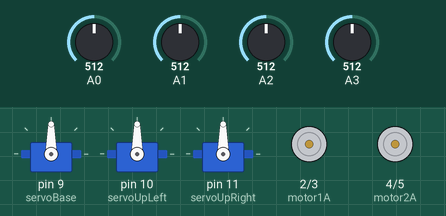
This sketch was run on a simulated Arduino Uno, built with avr-gcc and run on an emulated ATmega328P. Parts: 3 × servo, motor-driver pin pairs drawn as motors (green arrow = first pin HIGH = forward, orange = second pin HIGH = backward, longer = more drive). The test bench sets the inputs (shaded band); at power-on: A0 = 512, A1 = 512, A2 = 512, A3 = 512.

Above: at 1.2 s.
1.3 s: A0 set to 580
At 2.5 s:
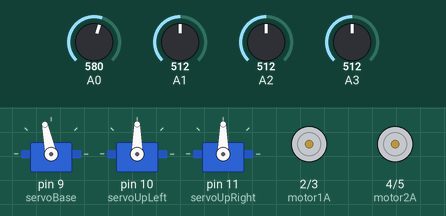
2.8 s: A1 set to 580
At 3.2 s:
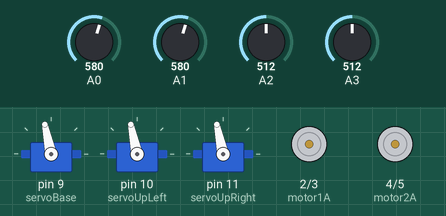
4.3 s: A2 set to 580
At 5.5 s:
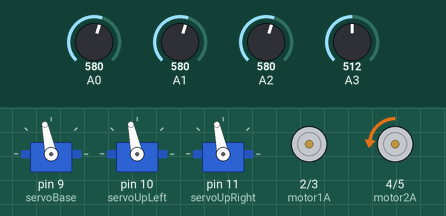
5.8 s: A3 set to 580
At 7.0 s:
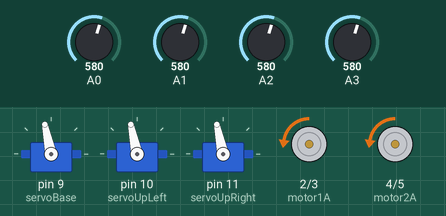
7.3 s: A0 set to 560
At 8.2 s:
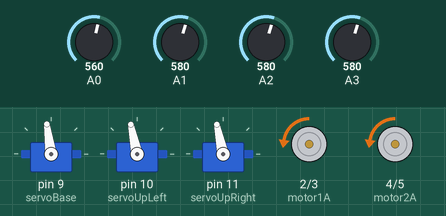
8.8 s: A1 set to 560
At 9.9 s:
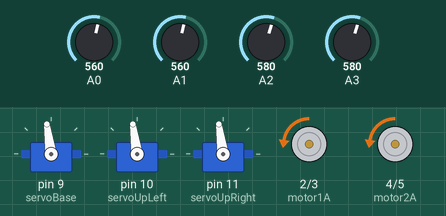
Timing chart, 0 to 11.3 s (numbered marks = the images above; inputs shaded):
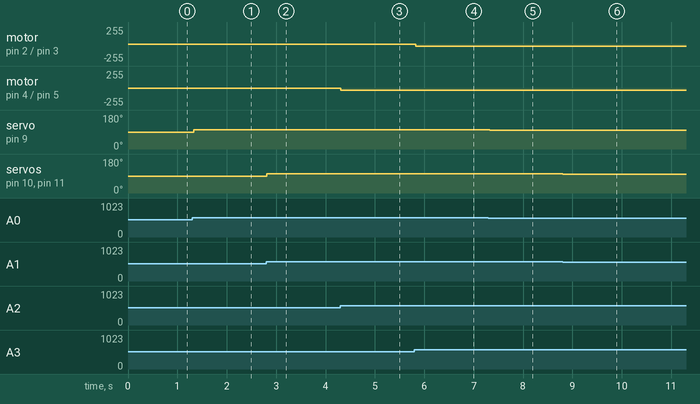

Measured:
- after the input at 1.3 s, servo on pin 9 (servoBase): 90° → 102° at once
- after the input at 2.8 s, servo on pin 10 (servoUpLeft), servo on pin 11 (servoUpRight): 90° → 102° at once
- after the input at 4.3 s, motor on pin 4 (motor2A) / pin 5 (motor2B): stopped → backward 33/255 at once
- after the input at 5.8 s, motor on pin 2 (motor1A) / pin 3 (motor1B): stopped → backward 33/255 at once
- after the input at 7.3 s, servo on pin 9 (servoBase): 102° → 98° at once
- after the input at 8.8 s, servo on pin 10 (servoUpLeft), servo on pin 11 (servoUpRight): 102° → 98° at once

The sketch:

DustBinColllectorVehiclemain.ino
```cpp
#include <Servo.h>

// Servo motorObjects
Servo servoBase;
Servo servoUpLeft;
Servo servoUpRight;

int joystickX, joystickY;
int joystickXcar, joystickYcar;

// Servo positionVariables
int servoBasePosition;
int servoUpLeftPosition;
int servoUpRightPosition;

const int motor1A = 2;
const int motor1B = 3;
const int motor2A = 4;
const int motor2B = 5;

void setup() {
  Serial.begin(9600);

  servoBase.attach(9);
  servoUpLeft.attach(10);
  servoUpRight.attach(11);

  pinMode(motor1A, OUTPUT);
  pinMode(motor1B, OUTPUT);
  pinMode(motor2A, OUTPUT);
  pinMode(motor2B, OUTPUT);
}

void loop() {

  joystickX = analogRead(A0);
  joystickY = analogRead(A1);

  // Maping joystick values to servo positions (0 to 180 degrees)
  servoBasePosition = map(joystickX, 0, 1023, 0, 180);
  servoUpLeftPosition = map(joystickY, 0, 1023, 0, 180);
  servoUpRightPosition = map(joystickY, 0, 1023, 0, 180);
// servoAngle= (((joystick value-0)*(180-0))/(1203-0))+0

// Joystick Value	Mapped Servo Angle (°)
// 0	0°	Joystick pushed to extreme left
// 512	90°	Joystick in center position
// 1023	180°	Joystick pushed to extreme right

// The joystick center (512) corresponds to 90° on the servo.
// Left (<512) moves the servo below 90° (towards 0°).
// Right (>512) moves the servo above 90° (towards 180°).

  servoBase.write(servoBasePosition);
  servoUpLeft.write(servoUpLeftPosition);
  servoUpRight.write(servoUpRightPosition);

  delay(15);

  joystickXcar = analogRead(A2);
  joystickYcar = analogRead(A3);

  int motorSpeed = map(abs(joystickXcar - 512), 0, 512, 0, 255);
  int direction = joystickYcar - 512;

// motorSpeed is calculated by mapping joystickXcar (0-1023) → motor speed (-255 to 255).
// direction is calculated by mapping joystickYcar (0-1023) → direction (-1 to 1).
// Multiplying motorSpeed * direction ensures correct speed and movement.

  //  small dead zone to prevent unwanted movement
  if (abs(joystickXcar - 512) < 50 && abs(joystickYcar - 512) < 50) {
    stopRover();
  }
  else if (joystickYcar < 450) {
    moveForward(motorSpeed);
  }
  else if (joystickYcar > 570) {
    moveBackward(motorSpeed);
  }
  else if (joystickXcar < 450) {
    moveLeft(motorSpeed);
  }
  else if (joystickXcar > 570) {
    moveRight(motorSpeed);
  }

  delay(15);
}

// move rover left
void moveLeft(int motorSpeed) {
  analogWrite(motor1A, 0);
  analogWrite(motor1B, motorSpeed);
  analogWrite(motor2A, motorSpeed);
  analogWrite(motor2B, 0);
}

//  move rover right
void moveRight(int motorSpeed) {
  analogWrite(motor1A, motorSpeed);
  analogWrite(motor1B, 0);
  analogWrite(motor2A, 0);
  analogWrite(motor2B, motorSpeed);
}

//  move rover forward
void moveForward(int motorSpeed) {
  analogWrite(motor1A, motorSpeed);
  analogWrite(motor1B, 0);
  analogWrite(motor2A, motorSpeed);
  analogWrite(motor2B, 0);
}

// move rover backward
void moveBackward(int motorSpeed) {
  analogWrite(motor1A, 0);
  analogWrite(motor1B, motorSpeed);
  analogWrite(motor2A, 0);
  analogWrite(motor2B, motorSpeed);
}

// stop the rover
void stopRover() {
  analogWrite(motor1A, 0);
  analogWrite(motor1B, 0);
  analogWrite(motor2A, 0);
  analogWrite(motor2B, 0);
}
// If joystick is moved left, call moveLeft(motorSpeed).
// If joystick is moved right, call moveRight(motorSpeed).
// If joystick is moved forward, call moveForward(motorSpeed).
// If joystick is moved backward, call moveBackward(motorSpeed).
//If joystick is centered (between 400–600), call stopRover().
```
